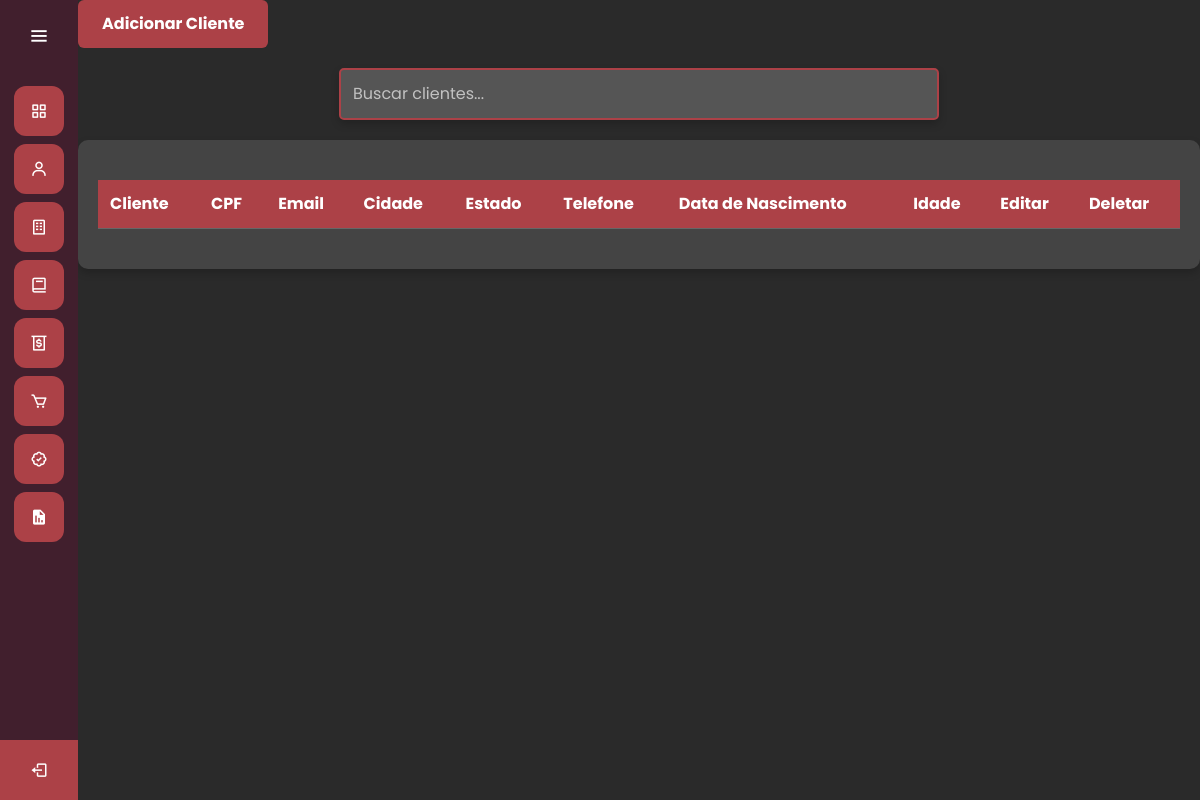
/tela/cliente/ (signed in), run on an earlier commit of the app's database.
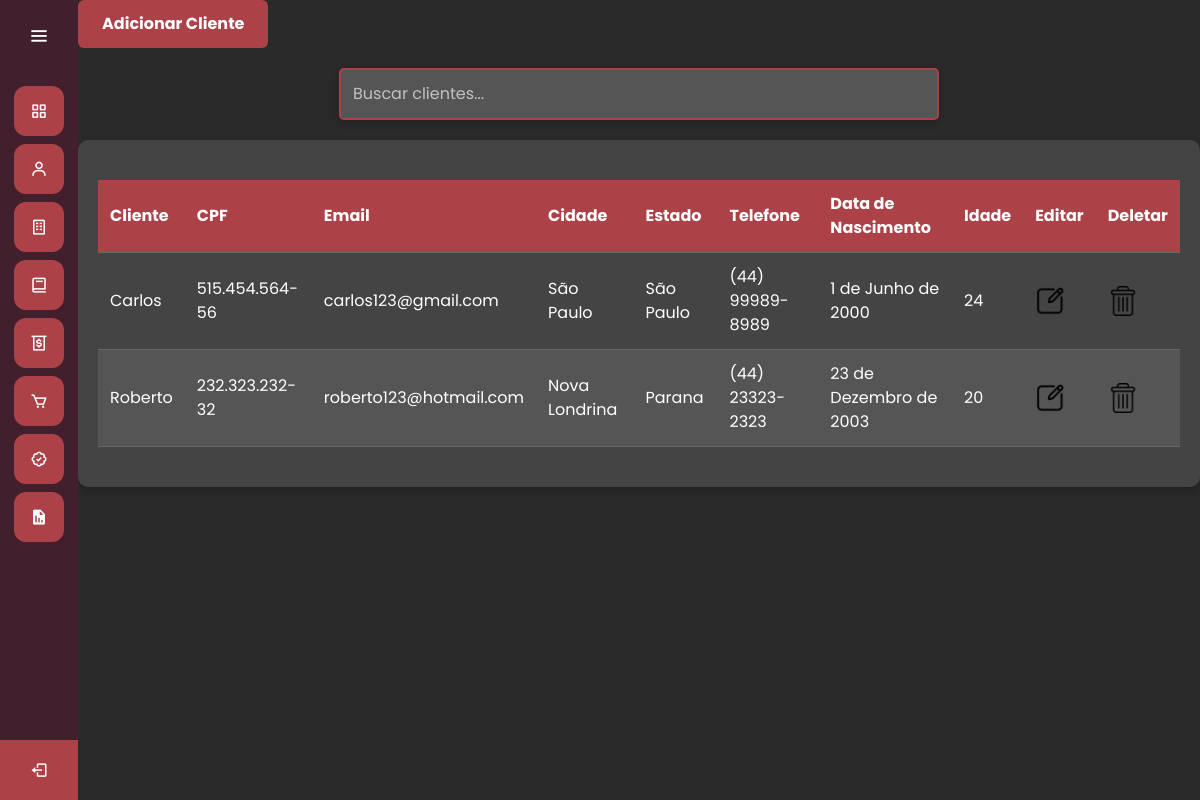
And on a later commit of the database.
### cliente/models.py (models this page shows, shortened)
class Cliente(models.Model):
    nome = models.CharField(max_length=40)
    cidade = models.CharField(max_length=40)
    estado = models.CharField(max_length=40, null=True, blank=True)
    cpf = models.CharField(max_length=11, unique=True)
    email = models.EmailField(max_length=254, unique=True)
    telefone = models.CharField(max_length=15, blank=True, null=True)
    data_nascimento = models.DateField(blank=True, null=True)
    def idade(self):
        if self.data_nascimento:
            hoje = date.today()
            return hoje.year - self.data_nascimento.year - ((hoje.month, hoje.day) < (self.data_nascimento.month, self.data_nascimento.day))
        return None
    class Meta:
        db_table = 'cliente_cliente'
        ordering = ['nome']
        verbose_name = "Cliente"
        verbose_name_plural = "Clientes"

### cliente/views.py (the view)
# urls.py: path('', views.clientes, name='cliente'),
@login_required(login_url="/login/")
def clientes(request):
    clientes = Cliente.objects.all()
    context = {
        'clientes': clientes
    }
    return render(request, 'cliente.html', context)

### cliente/templatetags/cliente_filters.py (called while the page is built)
@register.filter(name='formatar_cpf')
def formatar_cpf(cpf):
    cpf = re.sub(r'[^\d]', '', cpf)
    return f'{cpf[:3]}.{cpf[3:6]}.{cpf[6:9]}-{cpf[9:]}'

@register.filter(name='formatar_telefone')
def formatar_telefone(telefone):
    telefone = re.sub(r'[^\d]', '', telefone)
    return f'({telefone[:2]}) {telefone[2:7]}-{telefone[7:]}'

### cliente/templates/cliente.html (shortened to what this page needs)
{% extends "tela.html" %}
{% load static %}
{% load cliente_filters %}
{% block 'head' %}
    <link rel="stylesheet" href="{% static 'css/cliente.css' %}">
{% endblock %}
{% block 'dashboard' %}
<body>
    <form method="POST" action=".">
        <div>
            <a href="{% url 'cadastrocliente' %}" class="botao">Adicionar Cliente</a>
        </div>
        <div class="search-container">
            <input type="text" id="search" placeholder="Buscar clientes...">
        </div>
        <div class="principal">
            <table class="tabela_cliente">
                <thead>
                    <tr>
                        <th>Cliente</th>
                        <th>CPF</th>
                        <th>Email</th>
                        <th>Cidade</th>
                        <th>Estado</th>
                        <th>Telefone</th>
                        <th>Data de Nascimento</th>
                        <th>Idade</th>
                        <th>Editar</th>
                        <th>Deletar</th>
                    </tr>
                </thead>
                <tbody class="corpo_tabela">
                    {% for cliente in clientes %}
                    <tr>
                        <td>{{ cliente.nome }}</td>
                        <td>{{ cliente.cpf|formatar_cpf }}</td>
                        <td>{{ cliente.email }}</td>
                        <td>{{ cliente.cidade }}</td>
                        <td>{{ cliente.estado }}</td>
                        <td>{{ cliente.telefone|formatar_telefone }}</td>
                        <td>{{ cliente.data_nascimento }}</td>
                        <td>{{ cliente.idade }}</td>
                        <td>
                            <a href="{% url 'editarcliente' cliente.id %}">
                                <img width="30" height="30" src="{% static 'img/Editar.png' %}">
                            </a>
                        </td>
                        <td>
                            <a href="{% url 'confirmardelete' cliente.id %}">
                                <img width="30" height="30" src="{% static 'img/Deletar.png' %}" alt="Remover Cliente">
                            </a>
                        </td>
                    </tr>
                    {% endfor %}
                </tbody>
            </table>
        </div>
    </form>
</body>
{% endblock %}

What changed in the data, as far as the page shows it:
added Cliente: nome "Carlos", cpf "515.454.564-56", email "carlos123@gmail.com", cidade "São Paulo", estado "São Paulo", telefone "(44) 99989-8989", data_nascimento "1 de Junho de 2000", idade "24"
added Cliente: nome "Roberto", cpf "232.323.232-32", email "roberto123@hotmail.com", cidade "Nova Londrina", estado "Parana", telefone "(44) 23323-2323", data_nascimento "23 de Dezembro de 2003", idade "20"
